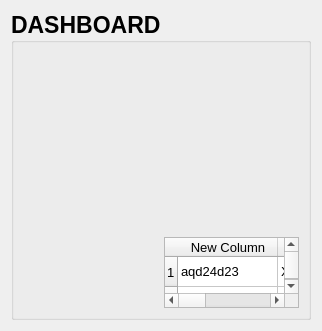
        <widget class="QWidget" name="dashboardTab">
         <attribute name="icon">
          <iconset>
           <normaloff>../../../../../fontawesome-free-5.9.0-desktop/svgs/solid/chart-line.svg</normaloff>../../../../../fontawesome-free-5.9.0-desktop/svgs/solid/chart-line.svg</iconset>
         </attribute>
         <attribute name="title">
          <string>Dashboard</string>
         </attribute>
         <layout class="QGridLayout" name="gridLayout_3">
          <item row="0" column="0">
           <widget class="QGroupBox" name="groupBox">
            <property name="font">
             <font>
              <family>Arial</family>
              <pointsize>17</pointsize>
              <weight>75</weight>
              <bold>true</bold>
             </font>
            </property>
            <property name="title">
             <string>DASHBOARD</string>
            </property>
            <layout class="QGridLayout" name="gridLayout_4" rowstretch="5,2" columnstretch="4,2,2">
             <item row="1" column="0">
              <widget class="QLabel" name="label_6">
               <property name="maximumSize">
                <size>
                 <width>600</width>
                 <height>150</height>
                </size>
               </property>
               <property name="text">
                <string/>
               </property>
               <property name="pixmap">
                <pixmap>../../../../ERP/venv/application/images/Figure_1.png</pixmap>
               </property>
               <property name="scaledContents">
                <bool>true</bool>
               </property>
              </widget>
             </item>
             <item row="1" column="1" colspan="2">
              <widget class="QTableWidget" name="tableWidget">
               <property name="font">
                <font>
                 <pointsize>10</pointsize>
                 <weight>50</weight>
                 <bold>false</bold>
                </font>
               </property>
               <row>
                <property name="text">
                 <string>1</string>
                </property>
               </row>
               <row>
                <property name="text">
                 <string>2</string>
                </property>
               </row>
               <row>
                <property name="text">
                 <string>3</string>
                </property>
               </row>
               <row>
                <property name="text">
                 <string>4</string>
                </property>
               </row>
               <column>
                <property name="text">
                 <string>New Column</string>
                </property>
               </column>
               <column>
                <property name="text">
                 <string>Transaction Id</string>
                </property>
               </column>
               <column>
                <property name="text">
                 <string>Client</string>
                </property>
               </column>
               <column>
                <property name="text">
                 <string>Column2</string>
                </property>
               </column>
               <item row="0" column="0">
                <property name="text">
                 <string>aqd24d23</string>
                </property>
               </item>
               <item row="0" column="1">
                <property name="text">
                 <string>XYZ</string>
                </property>
               </item>
               <item row="0" column="2">
                <property name="text">
                 <string>34</string>
                </property>
               </item>
               <item row="0" column="3">
                <property name="text">
                 <string/>
                </property>
               </item>
               <item row="1" column="0">
                <property name="text">
                 <string>ea43r4</string>
                </property>
               </item>
               <item row="1" column="1">
                <property name="text">
                 <string>ABC</string>
                </property>
               </item>
               <item row="1" column="2">
                <property name="text">
                 <string/>
                </property>
               </item>
               <item row="1" column="3">
                <property name="text">
                 <string>79</string>
                </property>
               </item>
               <item row="2" column="0">
                <property name="text">
                 <string>r4g4t4t4t</string>
                </property>
               </item>
               <item row="2" column="1">
                <property name="text">
                 <string>MNO</string>
                </property>
               </item>
               <item row="2" column="2">
                <property name="text">
                 <string>57</string>
                </property>
               </item>
               <item row="3" column="0">
                <property name="text">
                 <string>4thdhgaf4</string>
                </property>
               </item>
               <item row="3" column="1">
                <property name="text">
                 <string>RQS</string>
                </property>
               </item>
               <item row="3" column="2">
                <property name="text">
                 <string>78</string>
                </property>
               </item>
              </widget>
             </item>
             <item row="0" column="0" colspan="3">
              <layout class="QGridLayout" name="gridLayout_6" columnstretch="2,0,0">
               <item row="1" column="1">
                <widget class="QLabel" name="label_2">
                 <property name="maximumSize">
                  <size>
                   <width>300</width>
                   <height>300</height>
                  </size>
                 </property>
                 <property name="text">
                  <string/>
                 </property>
                 <property name="pixmap">
                  <pixmap>../../../../ERP/venv/application/images/chart6.png</pixmap>
                 </property>
                 <property name="scaledContents">
                  <bool>true</bool>
                 </property>
                </widget>
               </item>
               <item row="0" column="1">
                <widget class="QLabel" name="label_3">
                 <property name="maximumSize">
                  <size>
                   <width>300</width>
                   <height>300</height>
                  </size>
                 </property>
                 <property name="text">
                  <string/>
                 </property>
                 <property name="pixmap">
                  <pixmap>../../../../ERP/venv/application/images/chart4.png</pixmap>
                 </property>
                 <property name="scaledContents">
                  <bool>true</bool>
                 </property>
                </widget>
               </item>
               <item row="0" column="2">
                <widget class="QLabel" name="label_4">
                 <property name="maximumSize">
                  <size>
                   <width>300</width>
                   <height>300</height>
                  </size>
                 </property>
                 <property name="text">
                  <string/>
                 </property>
                 <property name="pixmap">
                  <pixmap>../../../../ERP/venv/application/images/chart5.png</pixmap>
                 </property>
                 <property name="scaledContents">
                  <bool>true</bool>
                 </property>
                </widget>
               </item>
               <item row="1" column="2">
                <widget class="QLabel" name="label_5">
                 <property name="maximumSize">
                  <size>
                   <width>300</width>
                   <height>300</height>
                  </size>
                 </property>
                 <property name="text">
                  <string/>
                 </property>
                 <property name="pixmap">
                  <pixmap>../../../../ERP/venv/application/images/chart7.png</pixmap>
                 </property>
                 <property name="scaledContents">
                  <bool>true</bool>
                 </property>
                </widget>
               </item>
               <item row="0" column="0" rowspan="2">
                <widget class="QLabel" name="label">
                 <property name="maximumSize">
                  <size>
                   <width>600</width>
                   <height>600</height>
                  </size>
                 </property>
                 <property name="text">
                  <string/>
                 </property>
                 <property name="pixmap">
                  <pixmap>../../../../ERP/venv/application/images/chart2.png</pixmap>
                 </property>
                </widget>
               </item>
              </layout>
             </item>
            </layout>
           </widget>
          </item>
         </layout>
        </widget>
